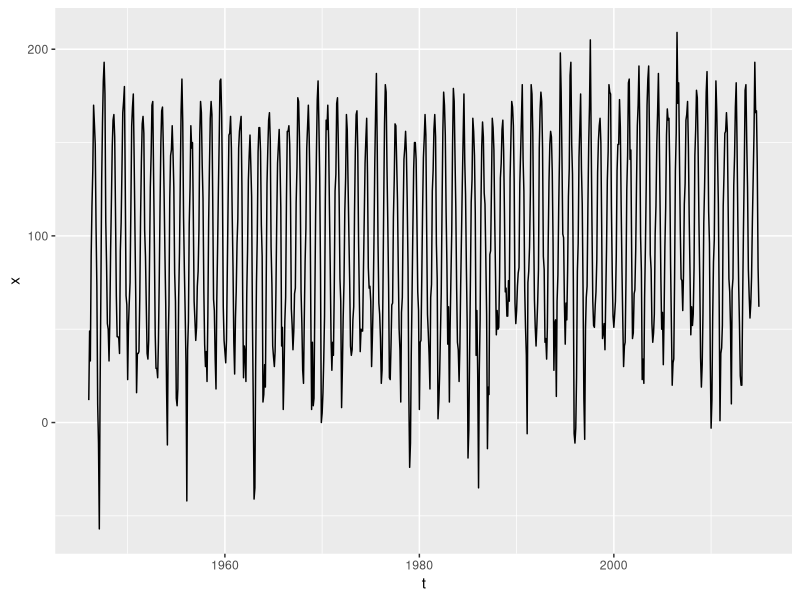
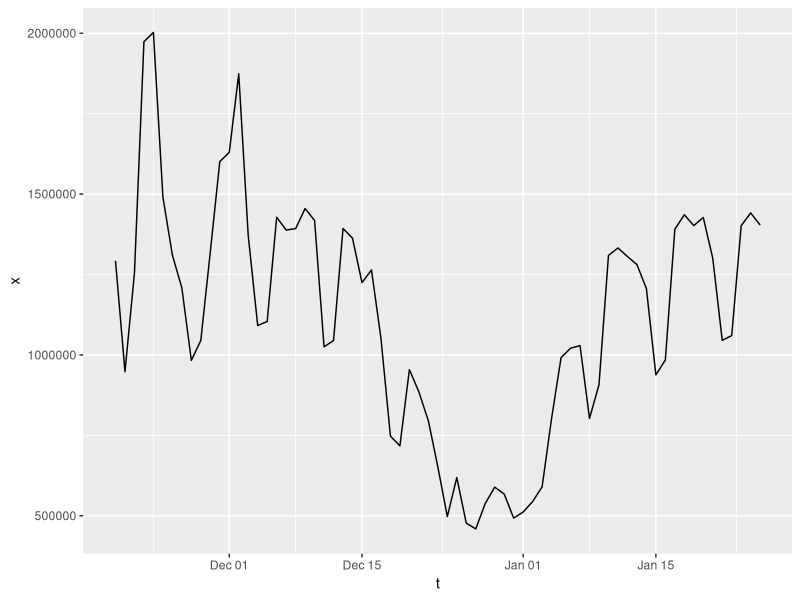
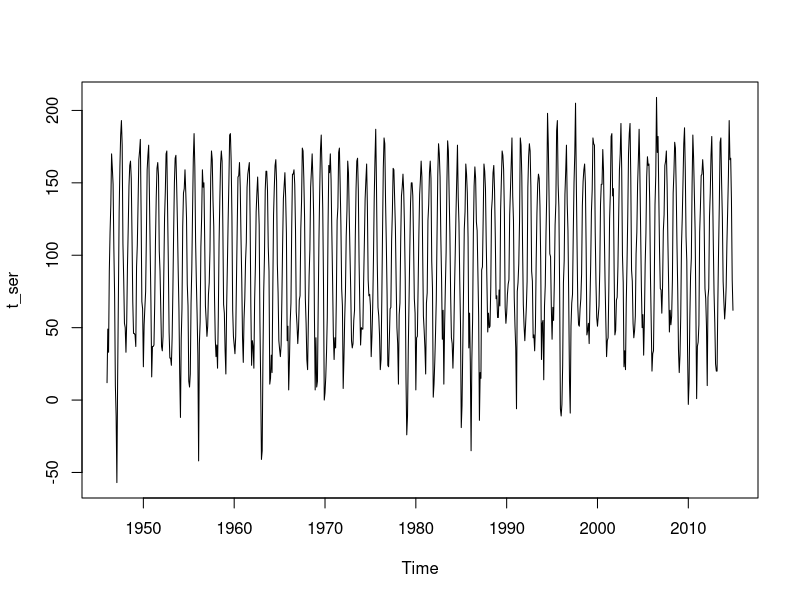
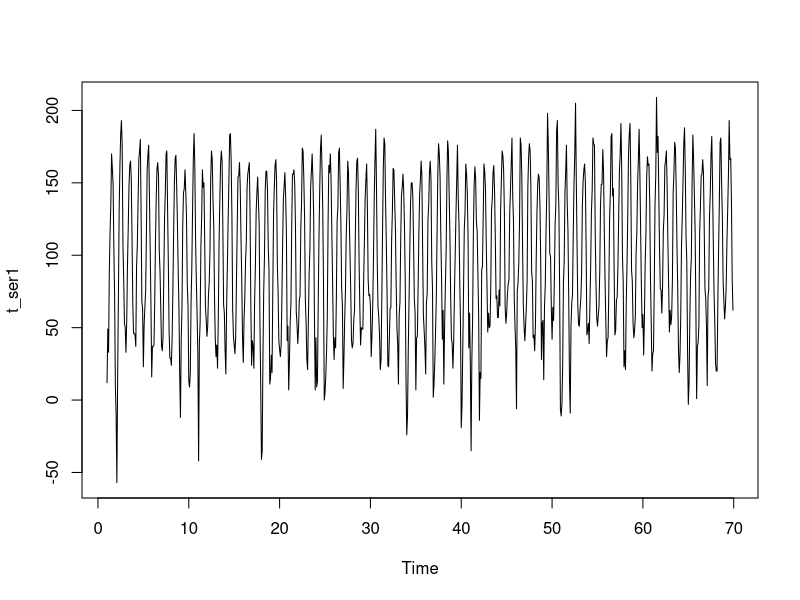
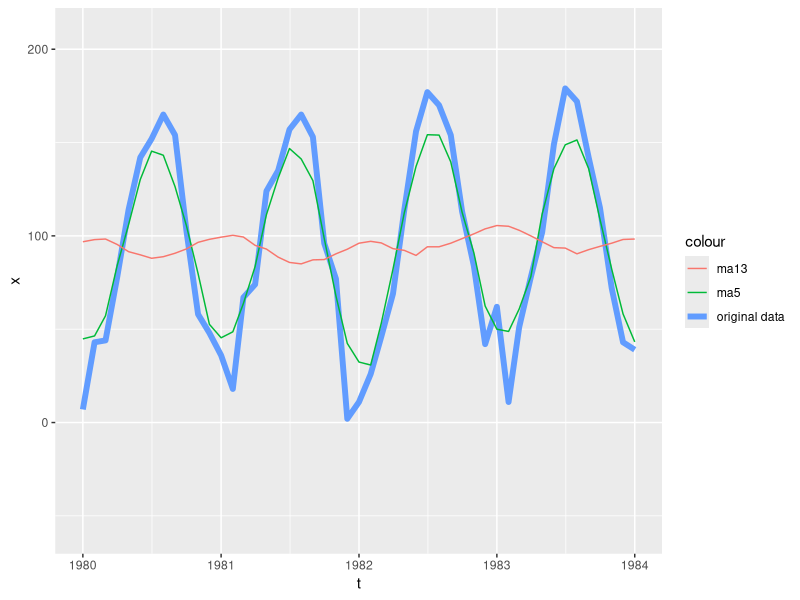
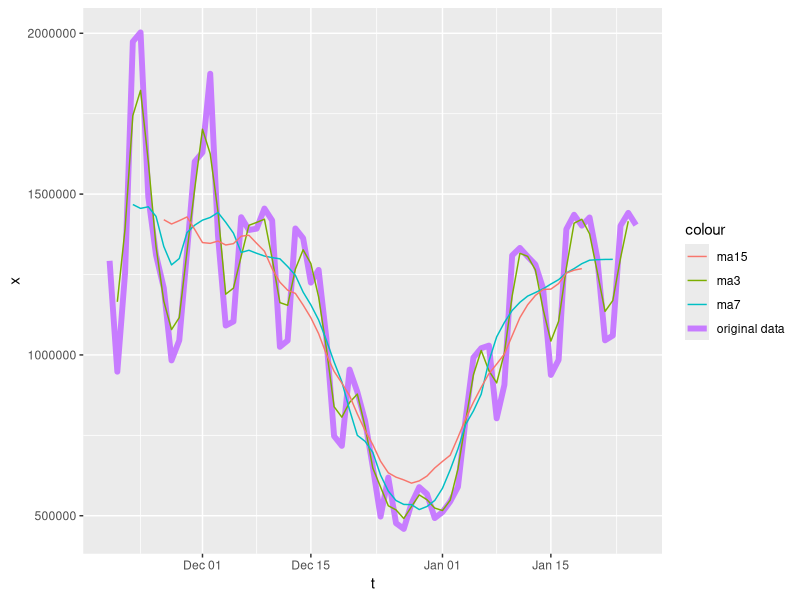
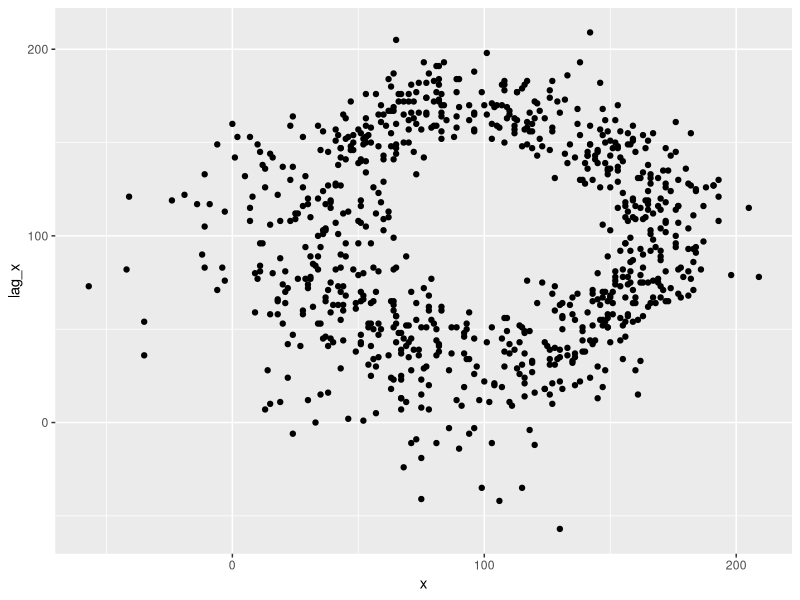
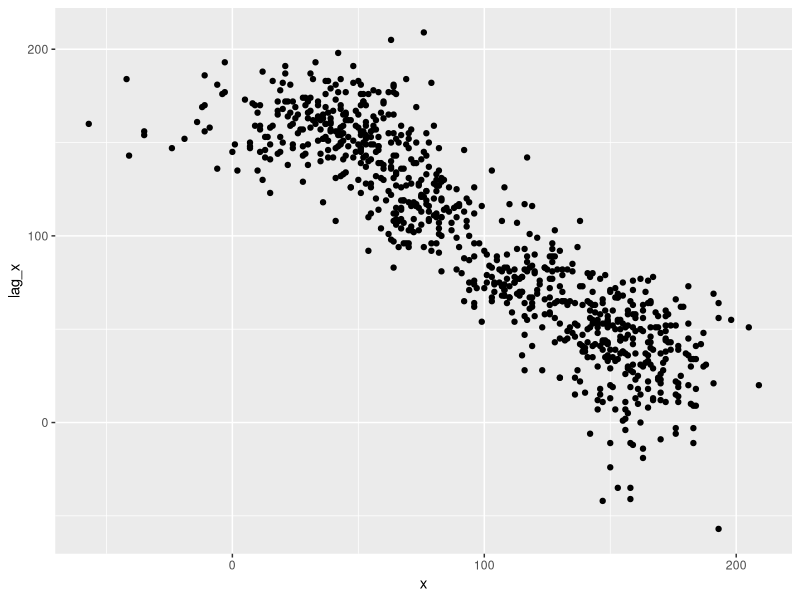

Reproduce these figures in R, in order.
## ---- chunk 1
library(ggplot2)
library(dplyr)
library(forecast)
## ---- chunk 2
Tvalues = read.csv("./data/Pr_20May1.csv")
## ---- chunk 3
Tvalues$t = seq(from = as.Date("1946-01-01"), to = as.Date("2014-12-01"), by = "1 month")
## ---- chunk 4
ggplot(Tvalues, aes(x=t, y=x)) + geom_line()
## ---- chunk 5
series2 = read.csv("./data/Practical7_time_series.txt")
series2$t = seq(from = as.Date("2004-11-19"), to = as.Date("2005-01-26"), by = "1 day")
ggplot(series2, aes(x=t, y=x)) + geom_line()
## ---- chunk 6
t_ser <- ts(Tvalues$x, start = c(1946, 1), freq = 12)
plot(t_ser)
## ---- chunk 7
t_ser1 <- ts(Tvalues$x, freq = 12)
plot(t_ser1)
## ---- chunk 8
library(forecast)
## ---- chunk 9
ma5 = ma(Tvalues$x, order = 5)
## ---- chunk 10
ma5[3]
mean(Tvalues$x[1:5])

ma5[7]
mean(Tvalues$x[5:9])
## ---- chunk 11
Tvalues_with_ma = Tvalues %>% 
  mutate(ma5 = ma(x, order = 5), 
         ma13 = ma(x, order = 13))
## ---- chunk 12
head(Tvalues_with_ma, n=10)
## ---- chunk 13
ggplot(Tvalues_with_ma, aes(x=t)) + 
  geom_line(aes(y=x, color="original data"), size=2) + 
  geom_line(aes(y=ma5, color="ma5")) + 
  geom_line(aes(y=ma13, color="ma13")) + 
  xlim(c(as.Date("1980-01-01"), 
         as.Date("1984-01-01"))) # Just show data from 1980-1984, otherwise the plot is too cluttered

## ---- chunk 14
series2 = read.csv("./data/Practical7_time_series.txt")
series2$t = seq(from = as.Date("2004-11-19"), to = as.Date("2005-01-26"), by = "1 day")

series2_with_ma = series2 %>% 
  mutate(ma3 = ma(x, order = 3), 
         ma7 = ma(x, order = 7), 
         ma15 = ma(x, order = 15))

ggplot(series2_with_ma, aes(x=t)) + 
  geom_line(aes(y=x, color="original data"), size=2) + 
  geom_line(aes(y=ma3, color="ma3")) +
  geom_line(aes(y=ma7, color="ma7")) + 
  geom_line(aes(y=ma15, color="ma15"))
## ---- chunk 15
a = c(1:10)
print(a)
lag(a, 3)
## ---- chunk 16
Tvalues_lag3 = Tvalues %>% mutate(lag_x = lag(x, 3))
## ---- chunk 17
head(Tvalues_lag3)
## ---- chunk 18
# data shifted 3 months
ggplot(data = Tvalues %>% mutate(lag_x = lag(x, 3)), 
       aes(x=x, y=lag_x)) + 
  geom_point()

# data shifted 6 months
ggplot(data = Tvalues %>% mutate(lag_x = lag(x, 6)), 
       aes(x=x, y=lag_x)) + 
  geom_point()

# data shifted 10 months
ggplot(data = Tvalues %>% mutate(lag_x = lag(x, 10)), 
       aes(x=x, y=lag_x)) + 
  geom_point()

# data shifted 12 months
ggplot(data = Tvalues %>% mutate(lag_x = lag(x, 12)), 
       aes(x=x, y=lag_x)) + 
  geom_point()
## ---- chunk 19
ggplot(data = series2 %>% mutate(lag_x = lag(x, 10)), 
       aes(x = x, y = lag_x)) + 
  geom_point()
## ---- chunk 20
Tvalues = read.csv("./data/Pr_20May1.csv")
acf_T = acf(Tvalues,type = "correlation", lag.max = 64)
## ---- chunk 21
acf_10 = acf_T$acf[10]
print(acf_10)
## ---- chunk 22
series2 = read.csv("./data/Practical7_time_series.txt")
acf.ser2<- acf(series2, type = "correlation", lag.max = 30)
## ---- chunk 23
# create a time series object with frequency of 12, since we're dealing with monthly data
t_ser1 <- ts(Tvalues$x, freq = 12)
output = decompose(t_ser1)
plot(output)
## ---- chunk 24
# subtract the original time series from the seasonal component
t_des <- output$x - output$seasonal
# plot the deseasonalized data
plot(t_des)
# Find the ACF of the deseasonalized time series data
acf_des <- acf(as.numeric(t_des), type = "correlation", lag.max = 64)
## ---- chunk 25
acf_des <- acf(t_des, type = "correlation", lag.max = 64)
## ---- chunk 26
df1 = rbind(cbind("random", output$random),
            cbind("seasonal", output$seasonal), 
            cbind("trend", output$trend), 
            cbind("observed", as.numeric(t_ser1)))
# Convert to a data frame.  Currently it's a matrix
df1 = as.data.frame(df1)
# add in column names
colnames(df1) = c("decomposition_type", "value")

# The trick in R with converting factors to numbers is that 
# you first have to convert the values to a character, and then to a number
df1$value = as.numeric(as.character(df1$value))

# now plot a histogram per different decomposition type
ggplot(df1, aes(value)) + geom_histogram() + facet_wrap(~decomposition_type)
## ---- chunk 27
# 20 "years" of random values uniformly distributed
t_ser_random <- ts(runif(20*12), freq = 12)
output = decompose(t_ser_random)
plot(output)
## ---- chunk 28
# Same code as above, except now using t_ser_random for "observed"
df1 = rbind(cbind("random", output$random),
            cbind("seasonal", output$seasonal), 
            cbind("trend", output$trend), 
            cbind("observed", as.numeric(t_ser_random)))

df1 = as.data.frame(df1)
colnames(df1) = c("decomposition_type", "value")
df1$value = as.numeric(as.character(df1$value))
ggplot(df1, aes(value)) + geom_histogram() + facet_wrap(~decomposition_type)
## ---- chunk 29
series2 = read.csv("./data/Practical7_time_series.txt")
series2.1 <- ts(series2$x, frequency = 7)
dec2 = decompose(series2.1, type = "additive")
plot(dec2)
## ---- chunk 30
t_ser1 <- ts(Tvalues$x, freq = 12)
output1 = stl(t_ser1, s.window = 15, t.window = 12*15+1)
plot(output1)
## ---- chunk 31
head(output1$time.series)
## ---- chunk 32
t_rem <- output1$time.series[,"remainder"]
acf_rem <-acf(as.numeric(t_rem), type = "correlation", lag.max = 64)
## ---- chunk 33
dec2.1 <- stl(series2.1, s.window = 9, t.window = 13)
plot(dec2.1)
## ---- chunk 34
series2.1.des <-series2$x - dec2.1$time.series[,"trend"]
plot(series2.1.des)
## ---- chunk 35
acf(series2.1.des,type = "correlation", lag.max = 30)
## ---- chunk 36
acf(dec2.1$time.series[,"remainder"], type = "correlation", lag.max = 30)
